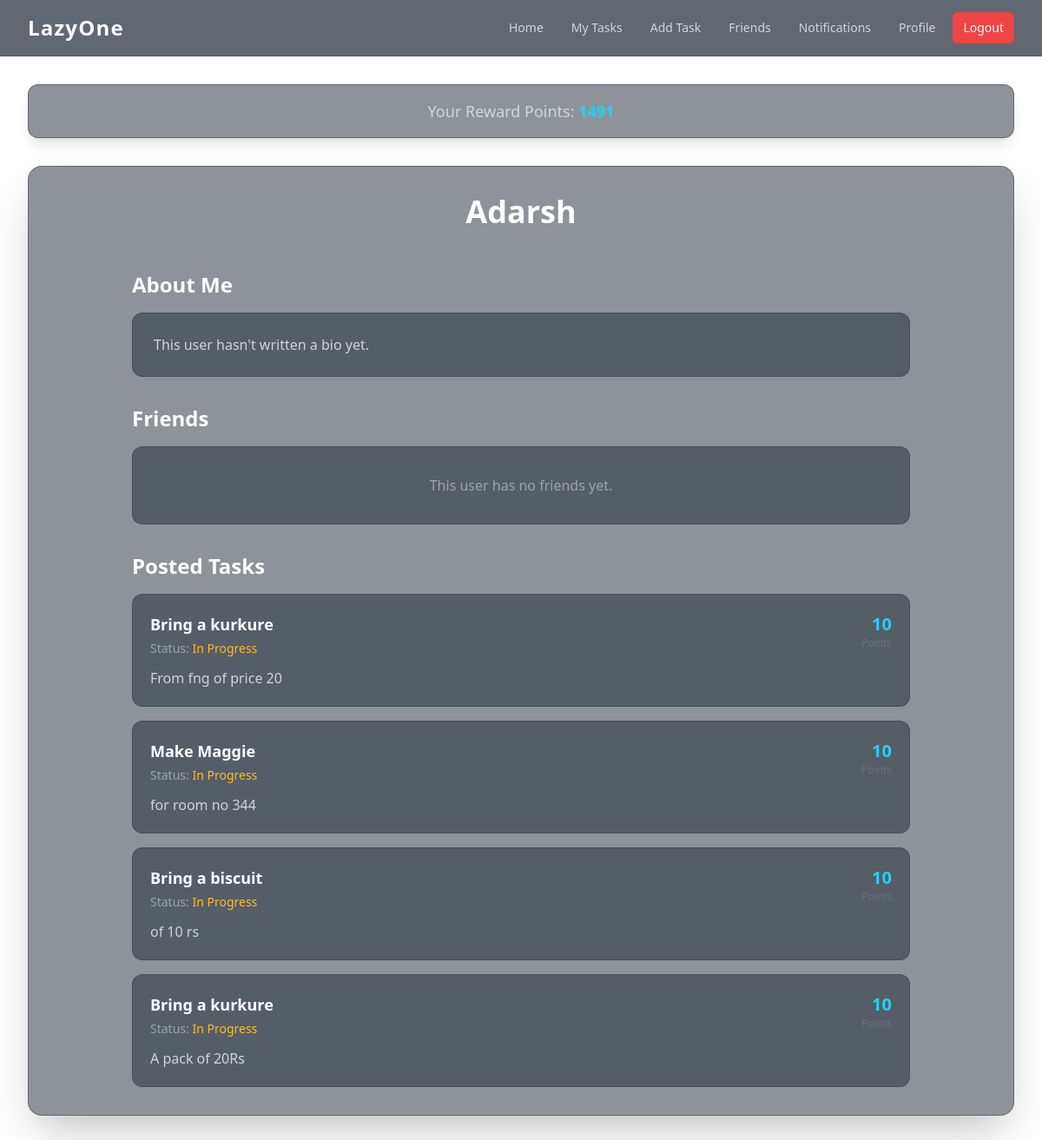
Screenshot of /user/2/ (signed in) with the database file from the repository.
### basic/models.py (models this page shows, shortened)
class UserProfile(models.Model):
    user = models.OneToOneField(User, on_delete=models.CASCADE)
    bio = models.CharField(max_length=300,blank=True)
    first_name = models.CharField(max_length=50, blank=True)
    last_name = models.CharField(max_length=50, blank=True)
    college = models.CharField(max_length=100, blank=True)
    room_no = models.CharField(max_length=20, blank=True)
    major = models.CharField(max_length=100, blank=True)
    hostel = models.CharField(max_length=100, blank=True)
    roll_no = models.CharField(max_length=100, blank=True)
    batch = models.IntegerField(default=2029)
    friends = models.ManyToManyField('self', blank=True)
    rewards = models.IntegerField(default=1500)
    phone_number = models.CharField(max_length=20, blank=True)
    is_phone_verified = models.BooleanField(default=False)
    instagram_username = models.CharField(max_length=100, blank=True)
    is_instagram_verified = models.BooleanField(default=False)
    firebase_uid = models.CharField(max_length=128, blank=True, null=True, unique=True)

class Task(models.Model):
    title = models.CharField(max_length=200)
    description = models.TextField()
    reward = models.PositiveIntegerField()
    posted_by = models.ForeignKey(User, on_delete=models.CASCADE, related_name='posted_tasks')
    created_at = models.DateTimeField(auto_now_add=True)
    is_taken = models.BooleanField(default=False)
    taken_by = models.ForeignKey(User, on_delete=models.SET_NULL, null=True, blank=True, related_name='taken_tasks')
    is_completed = models.BooleanField(default=False)

### basic/views.py (the view)
# urls.py: path('user/<int:user_id>/', views.user_profile_view, name='user_profile'), # This is for viewing other users' profiles
@login_required(login_url='/login')
def user_profile_view(request, user_id):
    viewed_user = get_object_or_404(User, id=user_id)
    viewed_profile = get_object_or_404(UserProfile, user=viewed_user)
    posted_tasks = Task.objects.filter(posted_by=viewed_user).order_by('-created_at')
    user_friends = viewed_profile.friends.all()
    context = {
        'viewed_profile': viewed_profile,
        'posted_tasks': posted_tasks,
        'user_friends': user_friends
    }
    return render(request, 'user_profile.html', context)

### basic/context_processors.py (called while the page is built)
def firebase_keys(request):
    return {
        'FIREBASE_API_KEY': settings.FIREBASE_API_KEY,
        'FIREBASE_AUTH_DOMAIN': settings.FIREBASE_AUTH_DOMAIN,
        'FIREBASE_PROJECT_ID': settings.FIREBASE_PROJECT_ID,
        'FIREBASE_STORAGE_BUCKET': settings.FIREBASE_STORAGE_BUCKET,
        'FIREBASE_MESSAGING_SENDER_ID': settings.FIREBASE_MESSAGING_SENDER_ID,
        'FIREBASE_APP_ID': settings.FIREBASE_APP_ID,
    }

### basic/templates/user_profile.html (shortened to what this page needs)
{% extends 'base.html' %}
{% block content %}
<div class="max-w-4xl mx-auto">
    <div class="text-center mb-12">
        <h1 class="text-4xl font-bold text-white">{{ viewed_profile.user.username }}</h1>
    </div>
    <div class="space-y-8">
        <div>
            <h2 class="text-2xl font-bold text-white mb-4">About Me</h2>
            <div class="bg-gray-800/50 border border-gray-700/50 rounded-xl p-6">
                <p class="text-gray-300">{{ viewed_profile.bio|default:"This user hasn't written a bio yet." }}</p>
            </div>
        </div>
        <div>
            <h2 class="text-2xl font-bold text-white mb-4">Friends</h2>
            <div class="grid grid-cols-2 sm:grid-cols-3 md:grid-cols-4 lg:grid-cols-5 gap-4">
                {% for friend_profile in user_friends %}
                    <a href="{% url 'user_profile' friend_profile.user.id %}" class="bg-gray-800/50 border border-gray-700/50 rounded-xl p-4 text-center hover:bg-gray-700/50 hover:border-cyan-500/50 transition-colors duration-200">
                        <p class="text-white font-semibold truncate">{{ friend_profile.user.username }}</p>
                    </a>
                {% empty %}
                    <div class="col-span-full bg-gray-800/50 border border-gray-700/50 rounded-xl p-8 text-center">
                        <p class="text-gray-400">This user has no friends yet.</p>
                    </div>
                {% endfor %}
            </div>
        </div>
        <div>
            <h2 class="text-2xl font-bold text-white mb-4">Posted Tasks</h2>
            <div class="space-y-4">
                {% for task in posted_tasks %}
                    <div class="bg-gray-800/50 border border-gray-700/50 rounded-xl p-5 transition-all duration-300 hover:shadow-cyan-500/20 hover:shadow-lg hover:border-cyan-500/50">
                        <div class="flex justify-between items-start">
                            <div>
                                <h3 class="text-lg font-bold text-white">{{ task.title }}</h3>
                                <p class="text-sm text-gray-400 mt-1">
                                    Status:
                                    {% if task.is_completed %}<span class="text-green-400">Completed</span>
                                    {% elif task.is_taken %}<span class="text-amber-400">In Progress</span>
                                    {% else %}<span class="text-cyan-400">Open</span>
                                    {% endif %}
                                </p>
                            </div>
                            <div class="text-right flex-shrink-0 ml-4">
                                <p class="text-xl font-semibold text-cyan-400">{{ task.reward }}</p>
                                <p class="text-xs text-gray-500">Points</p>
                            </div>
                        </div>
                        <p class="text-gray-300 mt-3">{{ task.description }}</p>
                    </div>
                {% empty %}
                    <div class="bg-gray-800/50 border border-gray-700/50 rounded-xl p-8 text-center">
                        <p class="text-gray-400">This user has not posted any tasks.</p>
                    </div>
                {% endfor %}
            </div>
        </div>
    </div>
</div>
{% endblock %}

### rows the page displays
UserProfile: user.username "Adarsh", bio "This user hasn't written a bio yet."
Task: title "Bring a kurkure", is_completed "In Progress", reward "10", description "From fng of price 20"
Task: title "Make Maggie", is_completed "In Progress", reward "10", description "for room no 344"
Task: title "Bring a biscuit", is_completed "In Progress", reward "10", description "of 10 rs"
Task: title "Bring a kurkure", is_completed "In Progress", reward "10", description "A pack of 20Rs"
